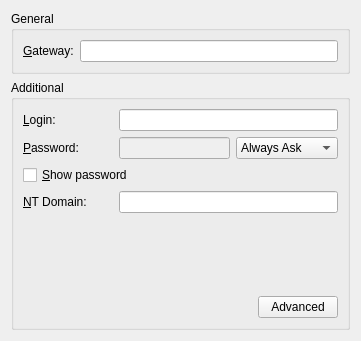
<?xml version="1.0" encoding="UTF-8"?>
<ui version="4.0">
 <class>PptpProp</class>
 <widget class="QWidget" name="PptpProp">
  <property name="geometry">
   <rect>
    <x>0</x>
    <y>0</y>
    <width>361</width>
    <height>341</height>
   </rect>
  </property>
  <property name="windowTitle">
   <string>PPTP Settings</string>
  </property>
  <layout class="QVBoxLayout" name="verticalLayout_2">
   <item>
    <widget class="QGroupBox" name="grp_general">
     <property name="maximumSize">
      <size>
       <width>16777215</width>
       <height>100</height>
      </size>
     </property>
     <property name="title">
      <string>General</string>
     </property>
     <layout class="QGridLayout" name="gridLayout_3">
      <item row="0" column="0">
       <layout class="QHBoxLayout" name="horizontalLayout_3">
        <item>
         <widget class="QLabel" name="lbl_gateway">
          <property name="text">
           <string>&amp;Gateway:</string>
          </property>
          <property name="buddy">
           <cstring>edt_gateway</cstring>
          </property>
         </widget>
        </item>
        <item>
         <widget class="KLineEdit" name="edt_gateway"/>
        </item>
       </layout>
      </item>
     </layout>
    </widget>
   </item>
   <item>
    <widget class="QGroupBox" name="grp_additional">
     <property name="title">
      <string>Additional</string>
     </property>
     <layout class="QGridLayout" name="gridLayout_4">
      <item row="0" column="0">
       <layout class="QVBoxLayout" name="verticalLayout">
        <item>
         <layout class="QHBoxLayout" name="horizontalLayout_4">
          <item>
           <widget class="QLabel" name="lbl_login">
            <property name="sizePolicy">
             <sizepolicy hsizetype="Preferred" vsizetype="Preferred">
              <horstretch>0</horstretch>
              <verstretch>0</verstretch>
             </sizepolicy>
            </property>
            <property name="minimumSize">
             <size>
              <width>90</width>
              <height>0</height>
             </size>
            </property>
            <property name="text">
             <string>&amp;Login:</string>
            </property>
            <property name="buddy">
             <cstring>edt_login</cstring>
            </property>
           </widget>
          </item>
          <item>
           <widget class="KLineEdit" name="edt_login"/>
          </item>
         </layout>
        </item>
        <item>
         <layout class="QHBoxLayout" name="horizontalLayout_5">
          <item>
           <widget class="QLabel" name="lbl_password">
            <property name="sizePolicy">
             <sizepolicy hsizetype="Preferred" vsizetype="Preferred">
              <horstretch>0</horstretch>
              <verstretch>0</verstretch>
             </sizepolicy>
            </property>
            <property name="minimumSize">
             <size>
              <width>90</width>
              <height>0</height>
             </size>
            </property>
            <property name="text">
             <string>&amp;Password:</string>
            </property>
            <property name="buddy">
             <cstring>edt_password</cstring>
            </property>
           </widget>
          </item>
          <item>
           <widget class="KLineEdit" name="edt_password">
            <property name="enabled">
             <bool>false</bool>
            </property>
            <property name="passwordMode">
             <bool>true</bool>
            </property>
           </widget>
          </item>
          <item>
           <widget class="KComboBox" name="cmbPasswordStorage">
            <item>
             <property name="text">
              <string>Always Ask</string>
             </property>
            </item>
            <item>
             <property name="text">
              <string>Store</string>
             </property>
            </item>
            <item>
             <property name="text">
              <string>Not Required</string>
             </property>
            </item>
           </widget>
          </item>
         </layout>
        </item>
        <item>
         <widget class="QCheckBox" name="cb_showPassword">
          <property name="text">
           <string>&amp;Show password</string>
          </property>
         </widget>
        </item>
        <item>
         <layout class="QHBoxLayout" name="horizontalLayout_6">
          <item>
           <widget class="QLabel" name="lbl_ntdomain">
            <property name="sizePolicy">
             <sizepolicy hsizetype="Preferred" vsizetype="Preferred">
              <horstretch>0</horstretch>
              <verstretch>0</verstretch>
             </sizepolicy>
            </property>
            <property name="minimumSize">
             <size>
              <width>90</width>
              <height>0</height>
             </size>
            </property>
            <property name="text">
             <string>&amp;NT Domain:</string>
            </property>
            <property name="buddy">
             <cstring>edt_ntDomain</cstring>
            </property>
           </widget>
          </item>
          <item>
           <widget class="KLineEdit" name="edt_ntDomain"/>
          </item>
         </layout>
        </item>
        <item>
         <spacer name="verticalSpacer">
          <property name="orientation">
           <enum>Qt::Vertical</enum>
          </property>
          <property name="sizeHint" stdset="0">
           <size>
            <width>20</width>
            <height>40</height>
           </size>
          </property>
         </spacer>
        </item>
        <item>
         <layout class="QHBoxLayout" name="horizontalLayout_7">
          <item>
           <spacer name="horizontalSpacer">
            <property name="orientation">
             <enum>Qt::Horizontal</enum>
            </property>
            <property name="sizeHint" stdset="0">
             <size>
              <width>40</width>
              <height>20</height>
             </size>
            </property>
           </spacer>
          </item>
          <item>
           <widget class="QPushButton" name="btnAdvanced">
            <property name="text">
             <string>Advanced</string>
            </property>
            <property name="flat">
             <bool>false</bool>
            </property>
           </widget>
          </item>
         </layout>
        </item>
       </layout>
      </item>
     </layout>
    </widget>
   </item>
  </layout>
 </widget>
 <customwidgets>
  <customwidget>
   <class>KComboBox</class>
   <extends>QComboBox</extends>
   <header>kcombobox.h</header>
  </customwidget>
  <customwidget>
   <class>KLineEdit</class>
   <extends>QLineEdit</extends>
   <header>klineedit.h</header>
  </customwidget>
 </customwidgets>
 <resources/>
 <connections/>
</ui>
